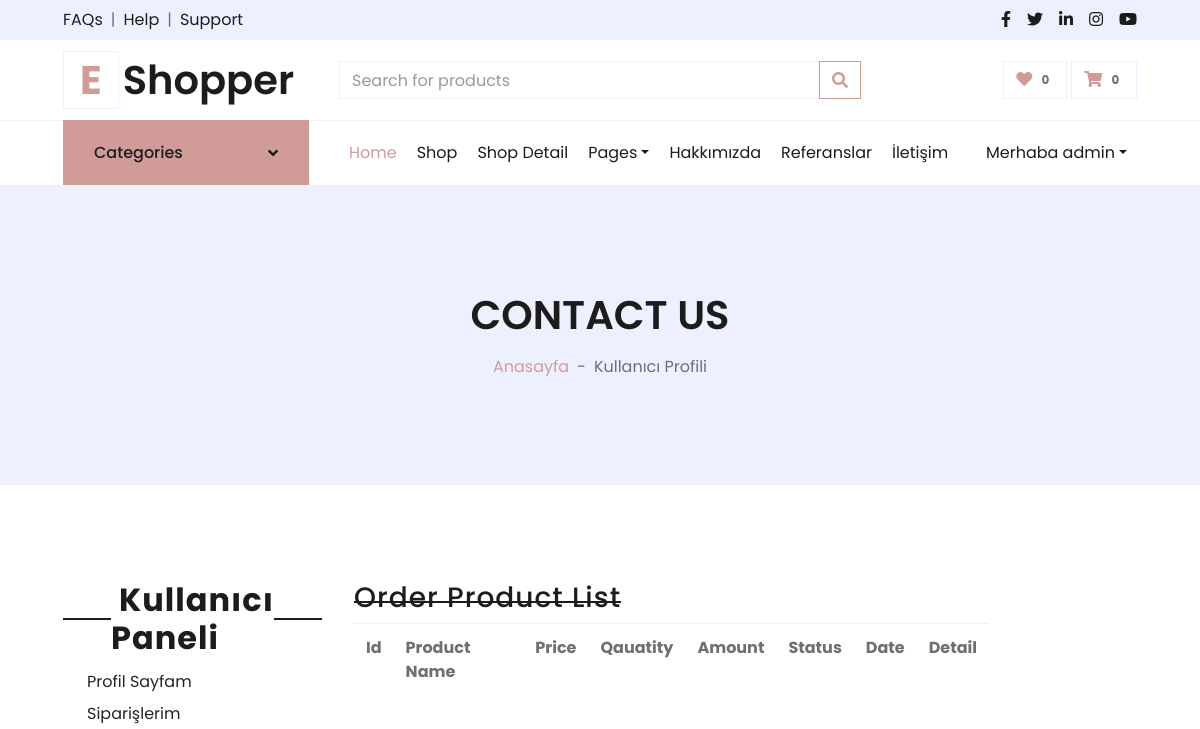
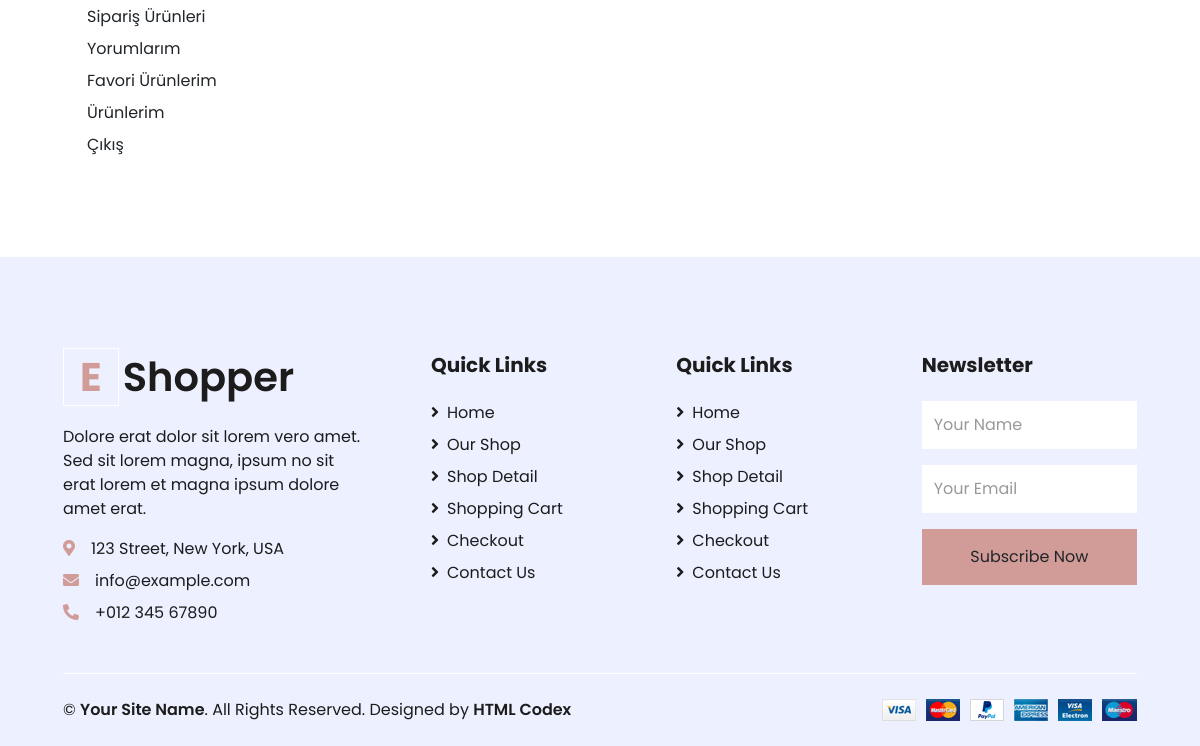
Page /user/myorders_products/ (signed in) on the earlier database version (2 pictures, top to bottom).
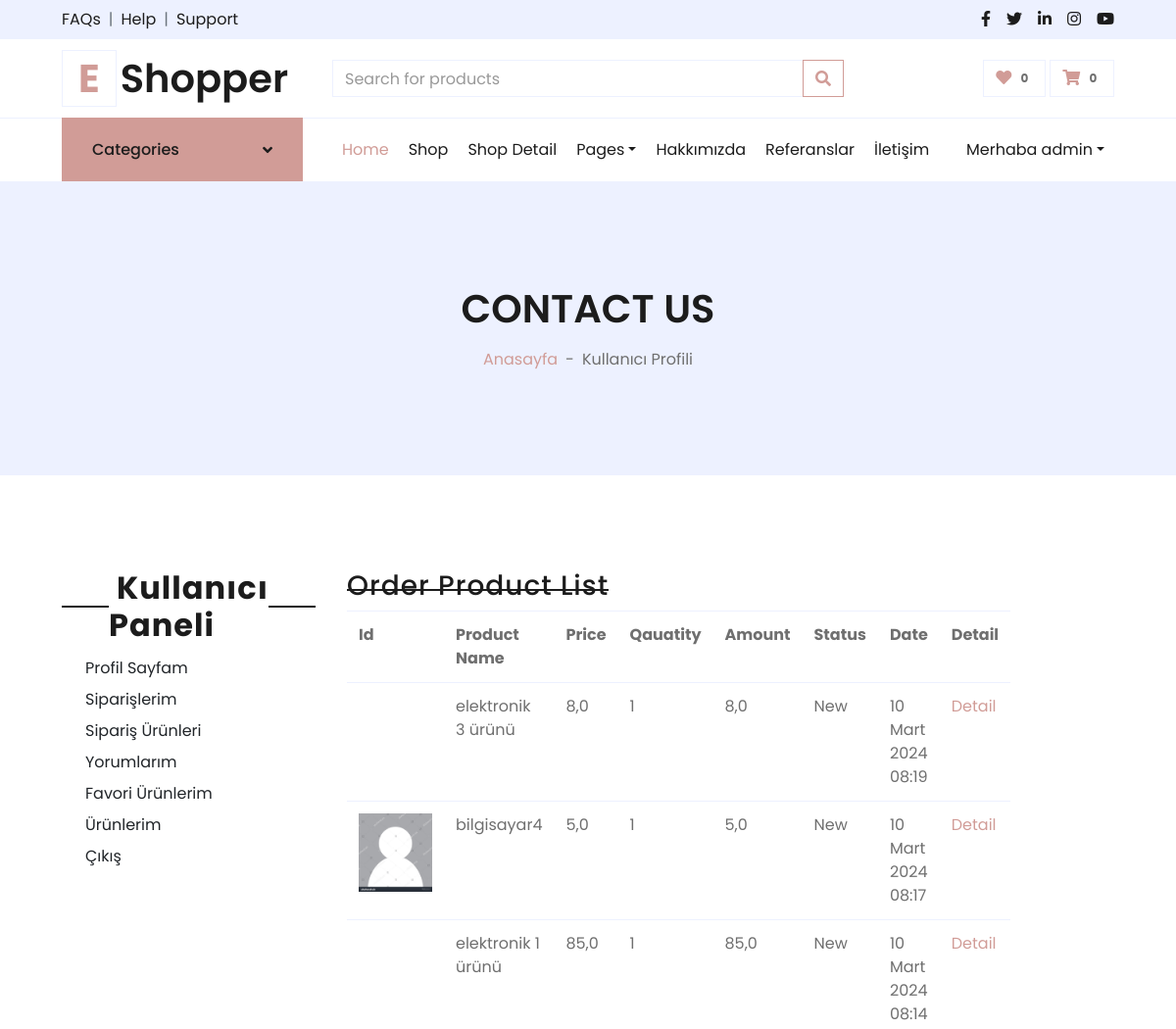
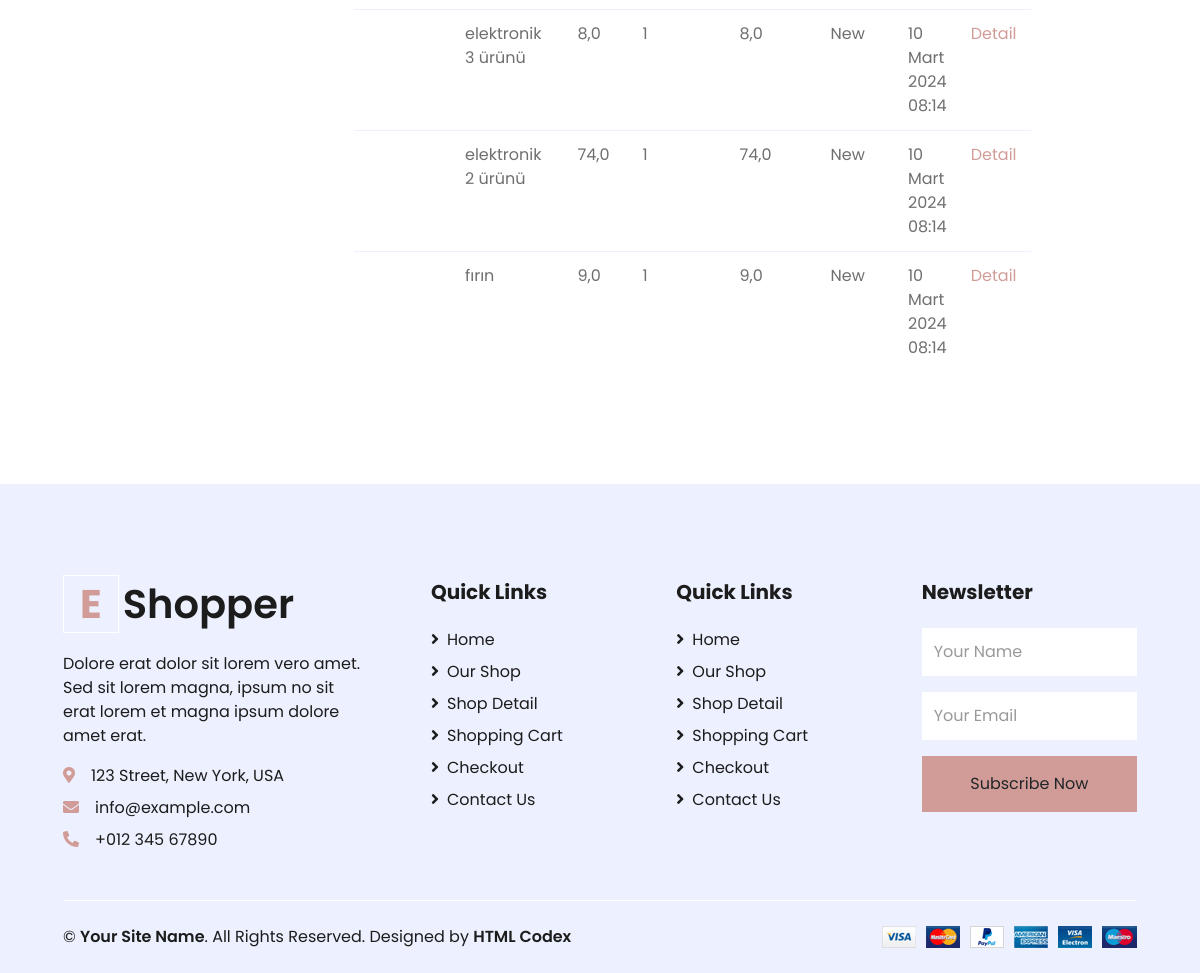
Same page on the later database version (2 pictures, top to bottom).
### order/models.py (models this page shows, shortened)
class OrderProduct(models.Model):
    STATUS = (
        ('New', 'New'),
        ('Accepted', 'Accepted'),
        ('Canceled', 'Canceled'),
    )
    order = models.ForeignKey(Order, on_delete=models.CASCADE)
    user = models.ForeignKey(User, on_delete=models.CASCADE)
    product = models.ForeignKey(Product, on_delete=models.CASCADE)
    quantity = models.IntegerField()
    price = models.FloatField()
    amount = models.FloatField()
    status = models.CharField(max_length=10, choices=STATUS, default='New')
    create_at = models.DateTimeField(auto_now_add=True)
    update_at = models.DateTimeField(auto_now=True)

### product/models.py (models this page shows, shortened)
class Product(models.Model):
    STATUS = (
        ('True', 'Evet'),
        ('False', 'Hayir'),
    )
    category = models.ForeignKey(Category, on_delete=models.CASCADE)  # manytoonerelationwithCategory
    title = models.CharField(max_length=150)
    keywords = models.CharField(blank=True, max_length=255)
    description = models.TextField(blank=True, max_length=255)
    image = models.ImageField(blank=True, upload_to='images/', default="images/default.jpg")
    price = models.FloatField()
    amount = models.IntegerField(default=0)
    detail=RichTextUploadingField()
    status = models.CharField(max_length=10, choices=STATUS, default='False')
    create_at = models.DateTimeField(auto_now_add=True)
    update_at = models.DateTimeField(auto_now=True)
    slug = models.SlugField(null=False, unique=True)
    user = models.ForeignKey(User, on_delete=models.CASCADE)
    reviewsCount = models.IntegerField(default=0)
    def image_tag(self):
        return mark_safe('<img src="{}" height="50"/>'.format(self.image.url))
    image_tag.short_description = 'Image'

### user/views.py (the view)
# urls.py: path('myorders_products/', views.user_order_product, name='user_order_product'),
@login_required(login_url='/login')  # Check login
def user_order_product(request):
    current_user = request.user
    order_product = OrderProduct.objects.filter(user_id=current_user.id).order_by('-id')
    context = {'order_product': order_product}
    return render(request, 'user_order_products.html', context)

### user/templates/user_order_products.html (shortened to what this page needs)
{% extends 'homebase.html' %}
{% block sidebar %} {% include 'sidebar.html' %}  {% endblock %}
{% block body %}
    <div class="container-fluid bg-secondary mb-5">
        <div class="d-flex flex-column align-items-center justify-content-center" style="min-height: 300px">
            <h1 class="font-weight-semi-bold text-uppercase mb-3">Contact Us</h1>
            <div class="d-inline-flex">
                <p class="m-0"><a href="/">Anasayfa</a></p>
                <p class="m-0 px-2">-</p>
                <p class="m-0">Kullanıcı Profili</p>
            </div>
        </div>
    </div>
    <div class="container-fluid pt-5">
        <div class="row px-xl-5">
            {% include 'user_panel.html' %}
                       <div class="col-lg-9 table-responsive mb-5">
 <div class="col-md-10">
                    <div class="order-summary clearfix">
                        <div class="section-title">
                            <h3 class="title">Order Product List</h3>
                        </div>
                        <table class="shopping-cart-table table">
                            <tr>
                                <th class="text-left">Id </th>
                                <th class="text-left">Product Name </th>
                                <th class="text-left">Price </th>
                                <th class="text-left">Qauatity </th>
                                <th class="text-left">Amount </th>
                                <th class="text-left">Status </th>
                                <th class="text-left">Date </th>
                                <th class="text-left">Detail </th>
                            </tr>
                            {% for rs in order_product %}
                                <tr>
                                    <td class="text-left">
                                        <a href="/product/{{ rs.product_id }}/{{ rs.product.slug }}">
                                            {% if rs.variant.image_id > 0 %}
                                                <img src="{{rs.variant.image }}" alt="" style="height: 80px">
                                            {% else %}
                                                <img src="{{rs.product.image.url}}" alt="" style="height: 80px">
                                            {% endif %}
                                        </a>
                                    </td>
                                    <td>{{ rs.product.title}} {{ rs.variant.size }}   {{ rs.variant.color }}</td>
                                    <td class="text-left">{{ rs.price}} </td>
                                    <td class="text-left">{{ rs.quantity}} </td>
                                    <td class="text-left">{{ rs.amount}} </td>
                                    <td class="text-left">{{ rs.status}} </td>
                                    <td class="text-left">{{ rs.create_at}} </td>
                                    <td class="text-left"><a class="primary-btn" href="/user/order_product_detail/{{ rs.id }}/{{ rs.order.id}}"> Detail </a></td>
                                </tr>
                            {% endfor %}
                        </table>
                    </div>
                </div>
            </div>
        </div>
    </div>
 {% endblock %}

### home/templates/sidebar.html (shortened to what this page needs)
 {% load static %}
 {% if page == 'home' %}
    <div class="container-fluid mb-5">
        {% else %}
        <div class="container-fluid">
            {% endif %}
        <div class="row border-top px-xl-5">
            <div class="col-lg-3 d-none d-lg-block">
                <a class="btn shadow-none d-flex align-items-center justify-content-between bg-primary text-white w-100" data-toggle="collapse" href="#navbar-vertical" style="height: 65px; margin-top: -1px; padding: 0 30px;">
                    <h6 class="m-0">Categories</h6>
                    <i class="fa fa-angle-down text-dark"></i>
                </a>
                     {% load mptt_tags %}
            </div>
            <div class="col-lg-9">
                <nav class="navbar navbar-expand-lg bg-light navbar-light py-3 py-lg-0 px-0">
                    <div class="collapse navbar-collapse justify-content-between" id="navbarCollapse">
                        <div class="navbar-nav mr-auto py-0">
                            <a href="/" class="nav-item nav-link active">Home</a>
                            <a href="shop.html" class="nav-item nav-link">Shop</a>
                            <a href="detail.html" class="nav-item nav-link">Shop Detail</a>
                            <div class="nav-item dropdown">
                                <a href="#" class="nav-link dropdown-toggle" data-toggle="dropdown">Pages</a>
                            </div>
                            <a href="{% url 'hakkimizda' %}" class="nav-item nav-link">Hakkımızda</a>
                            <a href="/referanslar" class="nav-item nav-link">Referanslar</a>
                            <a href="/iletisim" class="nav-item nav-link">İletişim</a>
                        </div>
                        <div class="navbar-nav ml-auto py-0">
                            {% if user.id is not None %}
                              <div class="nav-item dropdown">
                                <a href="#" class="nav-link dropdown-toggle" data-toggle="dropdown">Merhaba {{ user.username }}</a>
                            </div>
                                {% else %}
                            <a href="/user/login" class="nav-item nav-link">Login</a>
                            <a href="/user/register" class="nav-item nav-link">Register</a>
                            {% endif %}
                        </div>
                    </div>
                </nav>
            </div>
        </div>
    </div>

Differences in the rows shown:
added OrderProduct: product "elektronik 3 ürünü", price "8,0", quantity "1", amount "8,0", status "New", create_at "10 Mart 2024 08:19"
added OrderProduct: product.image (placeholder picture), product "bilgisayar4", price "5,0", quantity "1", amount "5,0", status "New", create_at "10 Mart 2024 08:17"
added OrderProduct: product "elektronik 1 ürünü", price "85,0", quantity "1", amount "85,0", status "New", create_at "10 Mart 2024 08:14"
added OrderProduct: product "elektronik 3 ürünü", price "8,0", quantity "1", amount "8,0", status "New", create_at "10 Mart 2024 08:14"
added OrderProduct: product "elektronik 2 ürünü", price "74,0", quantity "1", amount "74,0", status "New", create_at "10 Mart 2024 08:14"
added OrderProduct: product "fırın", price "9,0", quantity "1", amount "9,0", status "New", create_at "10 Mart 2024 08:14"
